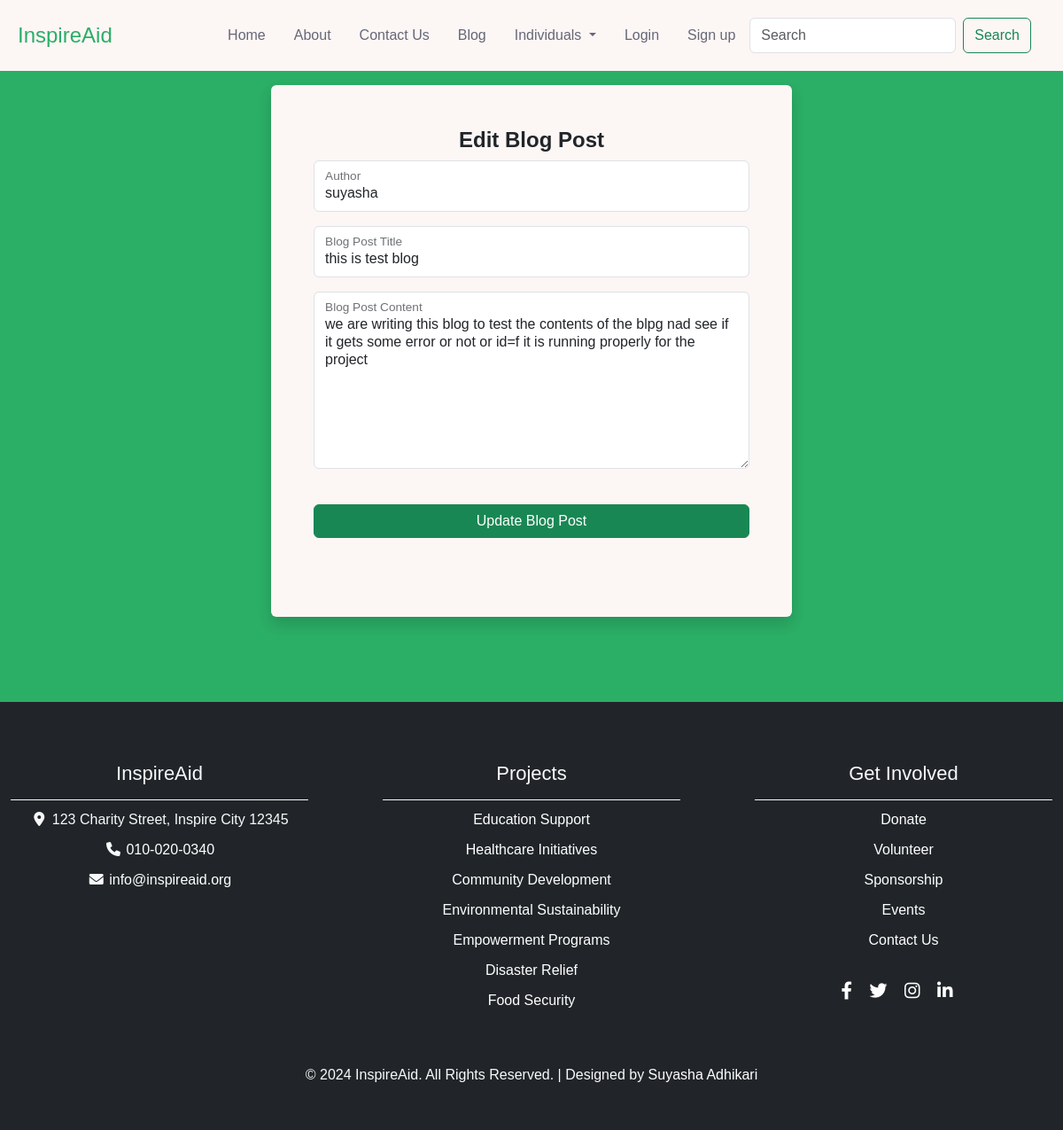
Before: /blog/editblog/this-is-test-blog-suyasha/ with the older database file.
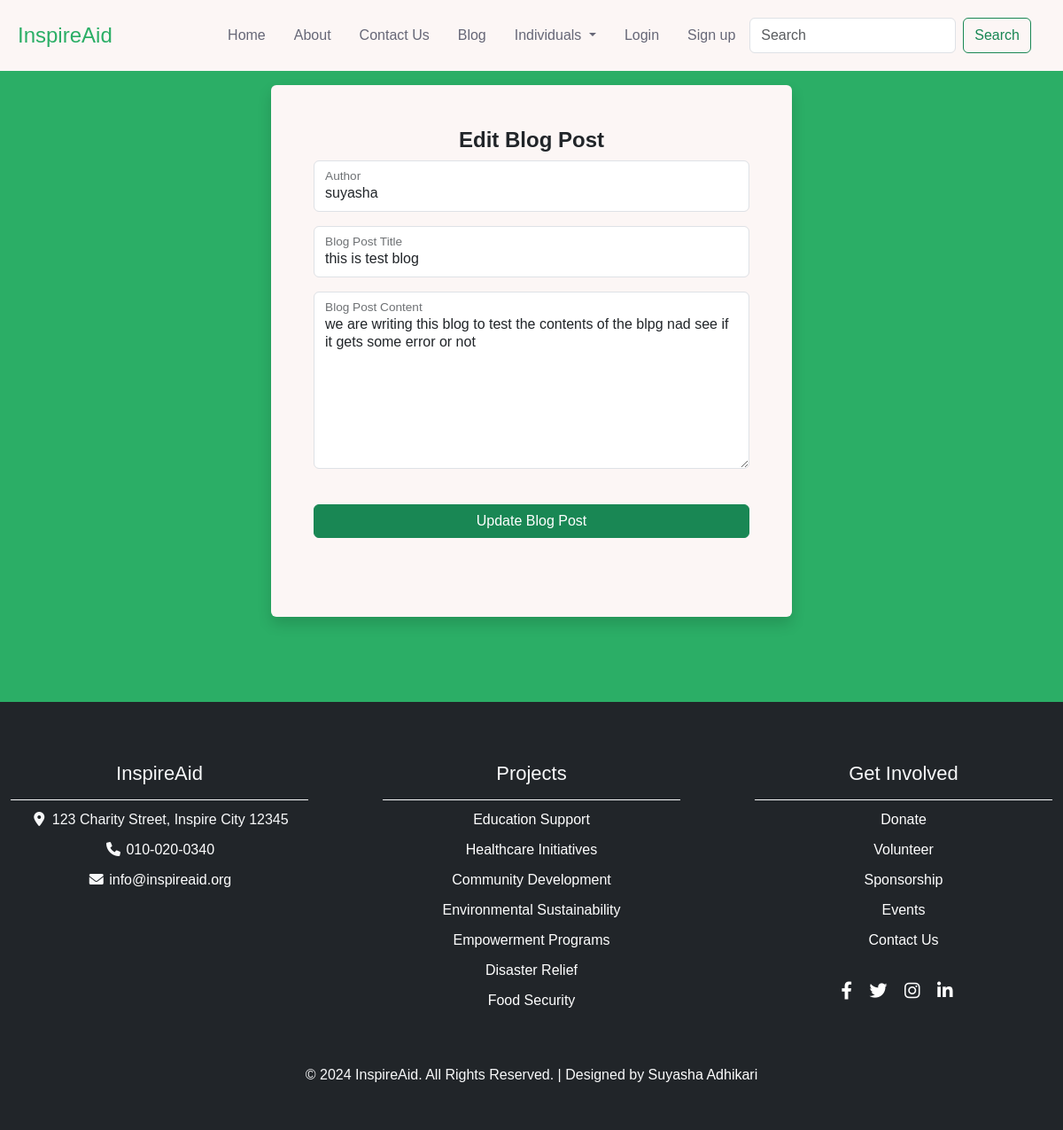
After: the same page with the newer database file.
### blog/models.py (models this page shows, shortened)
class Post(models.Model):
    sno = models.AutoField(primary_key=True)
    title=models.CharField(max_length=255)
    content=models.TextField()
    author=models.CharField(max_length=13)
    slug=models.CharField(max_length=130,unique=True, blank=True)
    timestamp=models.DateTimeField(auto_now_add=True, blank=True)

### blog/views.py (the view, shortened to what this page needs)
# urls.py: path('editblog/<slug:slug>/', views.edit_post, name='editblog'),
def edit_post(request, slug):
    post = get_object_or_404(Post, slug=slug)
    context = {'post': post}
    return render(request, 'blog/blogform.html', context)

### templates/blog/blogform.html (shortened to what this page needs)
{% extends "base.html" %}
{% block extrastyles %}
    {% load static %}
    <link rel="stylesheet" type="text/css" href="{% static 'blogform.css' %}">
{% endblock extrastyles %}
{% block body %}
<section class="wrapper mt-2">
    <div class="container" style="margin-top: 8%; margin-bottom:8%;">
        <div class="col-sm-12 col-lg-6 offset-lg-3 text-center">
            <form method="post" action="{% if post %}{% url 'editblog' slug=post.slug %}{% else %}{% url 'postcontent' %}{% endif %}" class="rounded-2 shadow p-5 mt-5" style="background-color: #FCF6F5; height: 600px;">
                {% if post %}
                    <h3 class="text-dark fw-bolder fs-4 mb-2">Edit Blog Post</h3>
                {% else %}
                    <h3 class="text-dark fw-bolder fs-4 mb-2">Create a New Blog Post</h3>
                {% endif %}
                <div class="form-floating mb-3">
                    <input type="text" class="form-control" name='author' id="author" placeholder="Author" value="{% if post %}{{ post.author }}{% endif %}">
                    <label for="author">Author</label>
                </div>
                <div class="form-floating mb-3">
                    <input type="text" class="form-control" name='title' id="postTitle" placeholder="Blog Post Title" value="{% if post %}{{ post.title }}{% endif %}">
                    <label for="postTitle">Blog Post Title</label>
                </div>
                <div class="form-floating mb-3">
                    <textarea class="form-control" name='content' id="postContent" rows="15" placeholder="Write your blog post content here" style="height: 200px;">{% if post %}{{ post.content }}{% endif %}</textarea>
                    <label for="postContent">Blog Post Content</label>
                </div>
                <button type="submit" class="btn btn-success w-100 my-4">
                    {% if post %}
                        Update Blog Post
                    {% else %}
                        Publish Blog Post
                    {% endif %}
                </button>
            </form>
        </div>
    </div>
</section>
{% endblock body %}

Changed rows visible on the page:
changed Post "suyasha": content "we are writing this blog to test the contents of the blpg nad see if it gets some error or not or id=f it is running properly for the project" → "we are writing this blog to test the contents of the blpg nad see if it gets some error or not"
